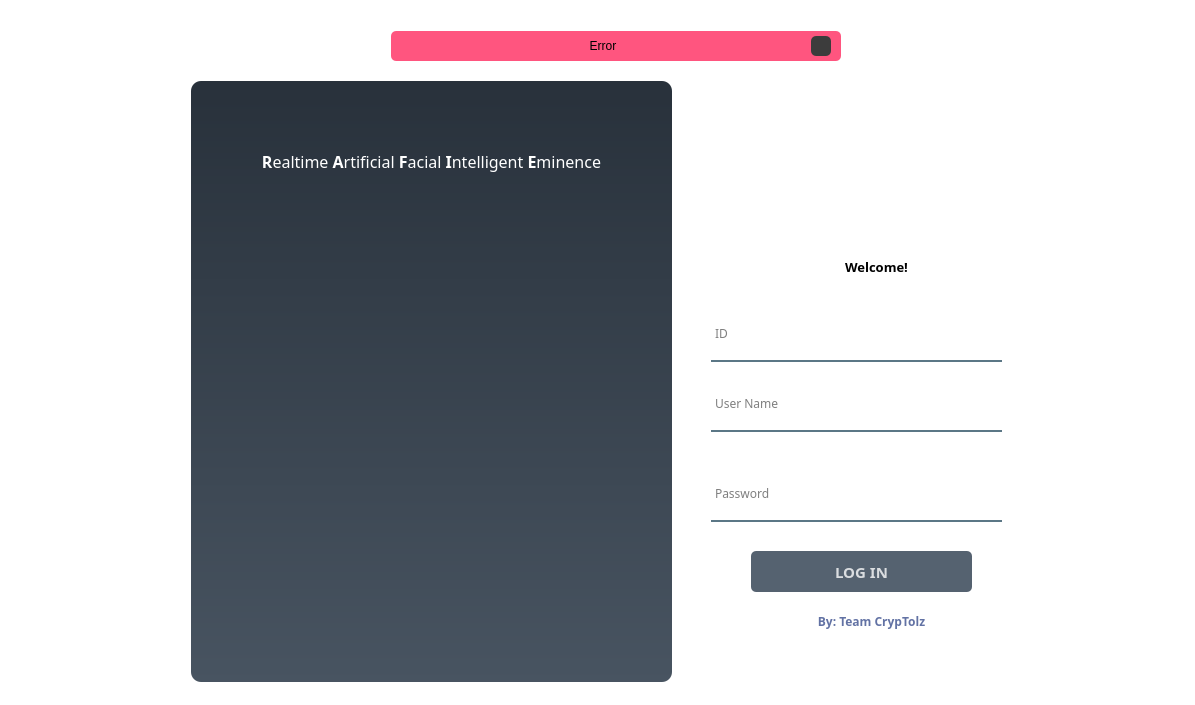
<?xml version="1.0" encoding="UTF-8"?>
<ui version="4.0">
 <class>login</class>
 <widget class="QDialog" name="login">
  <property name="geometry">
   <rect>
    <x>0</x>
    <y>0</y>
    <width>1195</width>
    <height>705</height>
   </rect>
  </property>
  <property name="windowTitle">
   <string>Dialog</string>
  </property>
  <property name="windowOpacity">
   <double>1.000000000000000</double>
  </property>
  <property name="styleSheet">
   <string notr="true">background: transparent;</string>
  </property>
  <layout class="QVBoxLayout" name="verticalLayout">
   <item>
    <widget class="QFrame" name="frame">
     <property name="styleSheet">
      <string notr="true">QFrame#frame{
background: transparent;
}</string>
     </property>
     <widget class="QLabel" name="label_46">
      <property name="geometry">
       <rect>
        <x>610</x>
        <y>110</y>
        <width>431</width>
        <height>541</height>
       </rect>
      </property>
      <property name="styleSheet">
       <string notr="true">background-color: rgba(255,255,255,255);
border-radius:10px;</string>
      </property>
      <property name="text">
       <string/>
      </property>
     </widget>
     <widget class="QLabel" name="label_47">
      <property name="geometry">
       <rect>
        <x>180</x>
        <y>70</y>
        <width>481</width>
        <height>601</height>
       </rect>
      </property>
      <property name="styleSheet">
       <string notr="true">background-color: qlineargradient(spread:pad, x1:0, y1:0, x2:0, y2:1, stop:0 rgb(40, 49, 59), stop:1 rgb(72, 84, 97));
border-radius:10px;</string>
      </property>
      <property name="text">
       <string/>
      </property>
     </widget>
     <widget class="QLineEdit" name="lineEditUsername">
      <property name="geometry">
       <rect>
        <x>700</x>
        <y>370</y>
        <width>291</width>
        <height>51</height>
       </rect>
      </property>
      <property name="font">
       <font>
        <family>Montserrat</family>
        <pointsize>9</pointsize>
       </font>
      </property>
      <property name="styleSheet">
       <string notr="true">background-color: rgba(0,0,0,0);
border: 2px solid rgba(0,0,0,0);
border-bottom-color: rgba(46,82,101,200);
color: rgb(0,0,0);
padding-bottom: 7px;</string>
      </property>
      <property name="placeholderText">
       <string>User Name</string>
      </property>
     </widget>
     <widget class="QLineEdit" name="lineEditPassword">
      <property name="geometry">
       <rect>
        <x>700</x>
        <y>460</y>
        <width>291</width>
        <height>51</height>
       </rect>
      </property>
      <property name="font">
       <font>
        <family>Montserrat</family>
        <pointsize>9</pointsize>
       </font>
      </property>
      <property name="styleSheet">
       <string notr="true">background-color: rgba(0,0,0,0);
border: 2px solid rgba(0,0,0,0);
border-bottom-color: rgba(46,82,101,200);
color: rgb(0,0,0);
padding-bottom: 7px;</string>
      </property>
      <property name="echoMode">
       <enum>QLineEdit::Password</enum>
      </property>
      <property name="placeholderText">
       <string>Password</string>
      </property>
     </widget>
     <widget class="QPushButton" name="btnLogin">
      <property name="geometry">
       <rect>
        <x>740</x>
        <y>540</y>
        <width>221</width>
        <height>41</height>
       </rect>
      </property>
      <property name="font">
       <font>
        <family>Montserrat</family>
        <pointsize>11</pointsize>
        <weight>75</weight>
        <bold>true</bold>
       </font>
      </property>
      <property name="styleSheet">
       <string notr="true">QWidget#widget{
background: transparent;
}
QPushButton#btnLogin{
	background-color: rgba(85,98,112,255);
	color: rgba(255,255,255,200);
	border-radius:5px;
}
QPushButton#btnLogin:pressed{
	padding-left: 5px;
	padding-top: 5px;
	background-color: rgba(255, 107, 107, 255);
	background-position: calc(100% - 10px)center;
}
QPushButton#btnLogin:hover{
	background-color: rgb(72, 84, 97);
}</string>
      </property>
      <property name="text">
       <string>LOG IN</string>
      </property>
     </widget>
     <widget class="QLineEdit" name="lineEditID">
      <property name="geometry">
       <rect>
        <x>700</x>
        <y>300</y>
        <width>291</width>
        <height>51</height>
       </rect>
      </property>
      <property name="font">
       <font>
        <family>Montserrat</family>
        <pointsize>9</pointsize>
       </font>
      </property>
      <property name="styleSheet">
       <string notr="true">background-color: rgba(0,0,0,0);
border: 2px solid rgba(0,0,0,0);
border-bottom-color: rgba(46,82,101,200);
color: rgb(0,0,0);
padding-bottom: 7px;</string>
      </property>
      <property name="placeholderText">
       <string>ID</string>
      </property>
     </widget>
     <widget class="QFrame" name="frame_error">
      <property name="geometry">
       <rect>
        <x>380</x>
        <y>20</y>
        <width>450</width>
        <height>30</height>
       </rect>
      </property>
      <property name="maximumSize">
       <size>
        <width>450</width>
        <height>16777215</height>
       </size>
      </property>
      <property name="styleSheet">
       <string notr="true">background-color: rgb(255, 85, 127);
border-radius: 5px;</string>
      </property>
      <property name="frameShape">
       <enum>QFrame::StyledPanel</enum>
      </property>
      <property name="frameShadow">
       <enum>QFrame::Raised</enum>
      </property>
      <layout class="QHBoxLayout" name="horizontalLayout_3">
       <property name="leftMargin">
        <number>10</number>
       </property>
       <property name="topMargin">
        <number>3</number>
       </property>
       <property name="rightMargin">
        <number>10</number>
       </property>
       <property name="bottomMargin">
        <number>3</number>
       </property>
       <item>
        <widget class="QLabel" name="label_error">
         <property name="styleSheet">
          <string notr="true"/>
         </property>
         <property name="text">
          <string>Error</string>
         </property>
         <property name="alignment">
          <set>Qt::AlignCenter</set>
         </property>
        </widget>
       </item>
       <item>
        <widget class="QPushButton" name="pushButton_close_pupup">
         <property name="maximumSize">
          <size>
           <width>20</width>
           <height>20</height>
          </size>
         </property>
         <property name="styleSheet">
          <string notr="true">QPushButton {
	border-radius: 5px;	
	background-image: url(:/Close_Image/Images/cil-x.png);
	background-position: center;	
	background-color: rgb(60, 60, 60);
}
QPushButton:hover {
	background-color: rgb(50, 50, 50);	
	color: rgb(200, 200, 200);
}
QPushButton:pressed {
	background-color: rgb(35, 35, 35);	
	color: rgb(200, 200, 200);
}</string>
         </property>
         <property name="text">
          <string/>
         </property>
         <property name="icon">
          <iconset>
           <normaloff>icons/16x16/cil-x.png</normaloff>icons/16x16/cil-x.png</iconset>
         </property>
        </widget>
       </item>
      </layout>
     </widget>
     <widget class="QLabel" name="label_description">
      <property name="geometry">
       <rect>
        <x>90</x>
        <y>120</y>
        <width>661</width>
        <height>61</height>
       </rect>
      </property>
      <property name="font">
       <font>
        <family>Montserrat</family>
        <pointsize>14</pointsize>
       </font>
      </property>
      <property name="styleSheet">
       <string notr="true">color: rgb(98, 114, 164);</string>
      </property>
      <property name="text">
       <string>&lt;html&gt;&lt;head/&gt;&lt;body&gt;&lt;p&gt;&lt;span style=&quot; font-size:12pt; font-weight:600; color:#ffffff;&quot;&gt;R&lt;/span&gt;&lt;span style=&quot; font-size:12pt; color:#ffffff;&quot;&gt;ealtime&lt;/span&gt;&lt;span style=&quot; font-size:12pt; font-weight:600; color:#ffffff;&quot;&gt; A&lt;/span&gt;&lt;span style=&quot; font-size:12pt; color:#ffffff;&quot;&gt;rtificial&lt;/span&gt;&lt;span style=&quot; font-size:12pt; font-weight:600; color:#ffffff;&quot;&gt; F&lt;/span&gt;&lt;span style=&quot; font-size:12pt; color:#ffffff;&quot;&gt;acial&lt;/span&gt;&lt;span style=&quot; font-size:12pt; font-weight:600; color:#ffffff;&quot;&gt; I&lt;/span&gt;&lt;span style=&quot; font-size:12pt; color:#ffffff;&quot;&gt;ntelligent&lt;/span&gt;&lt;span style=&quot; font-size:12pt; font-weight:600; color:#ffffff;&quot;&gt; E&lt;/span&gt;&lt;span style=&quot; font-size:12pt; color:#ffffff;&quot;&gt;minence&lt;/span&gt;&lt;/p&gt;&lt;/body&gt;&lt;/html&gt;</string>
      </property>
      <property name="alignment">
       <set>Qt::AlignCenter</set>
      </property>
     </widget>
     <widget class="QLabel" name="label">
      <property name="geometry">
       <rect>
        <x>220</x>
        <y>220</y>
        <width>381</width>
        <height>391</height>
       </rect>
      </property>
      <property name="styleSheet">
       <string notr="true">background: none;</string>
      </property>
      <property name="text">
       <string/>
      </property>
      <property name="pixmap">
       <pixmap>picturesForDesign/RAFIEROBOT.png</pixmap>
      </property>
      <property name="scaledContents">
       <bool>true</bool>
      </property>
     </widget>
     <widget class="QLabel" name="label_description_2">
      <property name="geometry">
       <rect>
        <x>750</x>
        <y>580</y>
        <width>221</width>
        <height>61</height>
       </rect>
      </property>
      <property name="font">
       <font>
        <family>Montserrat</family>
        <pointsize>14</pointsize>
       </font>
      </property>
      <property name="styleSheet">
       <string notr="true">color: rgb(98, 114, 164);</string>
      </property>
      <property name="text">
       <string>&lt;html&gt;&lt;head/&gt;&lt;body&gt;&lt;p&gt;&lt;span style=&quot; font-size:9pt; font-weight:600;&quot;&gt;By: Team CrypTolz&lt;/span&gt;&lt;/p&gt;&lt;/body&gt;&lt;/html&gt;</string>
      </property>
      <property name="alignment">
       <set>Qt::AlignCenter</set>
      </property>
     </widget>
     <widget class="QLabel" name="label_2">
      <property name="geometry">
       <rect>
        <x>670</x>
        <y>140</y>
        <width>291</width>
        <height>141</height>
       </rect>
      </property>
      <property name="styleSheet">
       <string notr="true">background: none;</string>
      </property>
      <property name="text">
       <string/>
      </property>
      <property name="pixmap">
       <pixmap>picturesForDesign/mimon.png</pixmap>
      </property>
     </widget>
     <widget class="QLabel" name="label_4">
      <property name="geometry">
       <rect>
        <x>810</x>
        <y>240</y>
        <width>111</width>
        <height>31</height>
       </rect>
      </property>
      <property name="font">
       <font>
        <family>Montserrat</family>
        <pointsize>10</pointsize>
        <weight>75</weight>
        <bold>true</bold>
       </font>
      </property>
      <property name="text">
       <string>Welcome!</string>
      </property>
      <property name="alignment">
       <set>Qt::AlignCenter</set>
      </property>
     </widget>
    </widget>
   </item>
  </layout>
 </widget>
 <resources/>
 <connections/>
</ui>
